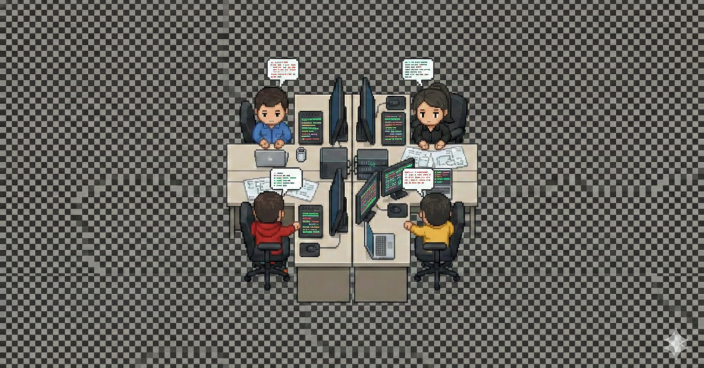
#> input picture teammaker-classic/desk_working.png, 1408 x 736 px, given as the content of the folder -company/company-hq/ui/public/assets/pokemon_assets/Tilesets, which was not available (shown at 1/2 size)
$ python slice_tilesets.py
#> lines starting #> are read from the running program, lines starting #| are printed output that depends on the picture; pictures that were not available may be replaced by others from this repository, and a replacement may not be noted
#!/usr/bin/env python3
"""
Pokemon tileset slicer — reusable tool.
- Slices 32x32 tiles from all PNGs in ROOT/Tilesets/
- Skips fully transparent tiles
- Dedupes by content hash within sheet
- Generates composite (multi-tile object) extraction via connected components
- Creates grid-overlay preview (3x scale, row,col labels)

Usage: python3 slice_tilesets.py [--root PATH]
"""
import os, json, hashlib, argparse
from PIL import Image, ImageDraw, ImageFont
import numpy as np
from scipy.ndimage import label as cclabel

TILE = 32

def slice_individual(src_dir, out_dir):
    os.makedirs(out_dir, exist_ok=True)
    total = 0
    for fname in sorted(os.listdir(src_dir)):
        if not fname.lower().endswith(('.png','.jpg')): continue
        im = Image.open(os.path.join(src_dir, fname)).convert('RGBA')
#> im is the input picture: PIL image 1408x736 RGBA; mean R, G, B, A 100.5, 99.1, 94, 255
        w, h = im.size
#> w = 1408; h = 736
        cols, rows = w // TILE, h // TILE
#> cols = 44; rows = 23
        if cols == 0 or rows == 0: continue
        stem = os.path.splitext(fname)[0]
        d = os.path.join(out_dir, stem)
        os.makedirs(d, exist_ok=True)
        seen = set(); tiles = []
        for r in range(rows):
            for c in range(cols):
                tile = im.crop((c*TILE, r*TILE, (c+1)*TILE, (r+1)*TILE))
                if tile.getchannel('A').getextrema() == (0,0): continue
                hb = hashlib.md5(tile.tobytes()).hexdigest()[:10]
                if hb in seen: continue
                seen.add(hb)
                name = f'r{r:03d}_c{c:02d}.png'
                tile.save(os.path.join(d, name), optimize=True)
                tiles.append({'row':r,'col':c,'file':name,'hash':hb})
#> this loop made 23 passes
#> pass 1, in slice_individual, `tile.save(os.path.join(d, name), optimize=True)`:
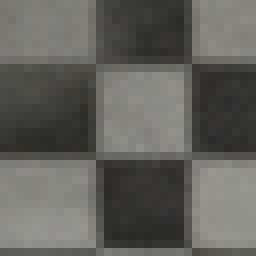
#> saved as r000_c00.png: PIL image 32x32 RGBA (shown 8 times larger); mean R, G, B, A 98.5, 97.3, 91.6, 255
#> pass 1, in slice_individual, `tile.save(os.path.join(d, name), optimize=True)`:
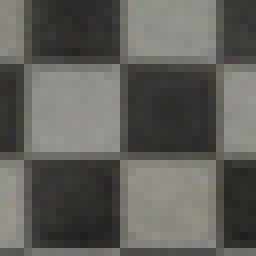
#> saved as r000_c01.png: PIL image 32x32 RGBA (shown 8 times larger); mean R, G, B, A 96.4, 94.9, 90, 255
#> pass 1, in slice_individual, `tile.save(os.path.join(d, name), optimize=True)`:
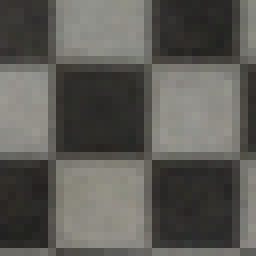
#> saved as r000_c02.png: PIL image 32x32 RGBA (shown 8 times larger); mean R, G, B, A 93, 91.7, 86.8, 255
#> pass 1, in slice_individual, `tile.save(os.path.join(d, name), optimize=True)`:
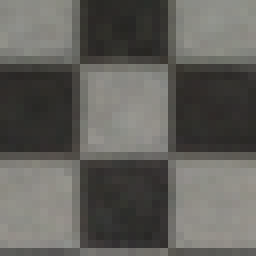
#> saved as r000_c03.png: PIL image 32x32 RGBA (shown 8 times larger); mean R, G, B, A 97.6, 96.3, 91.7, 255
#> after the loop:
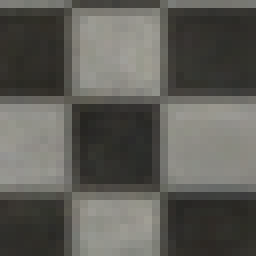
#> tile: PIL image 32x32 RGBA (shown 8 times larger); mean R, G, B, A 94.1, 93, 87.4, 255
#> after the loop, seen = 1012 items; tiles = 1012 items
        with open(os.path.join(d,'_meta.json'),'w',encoding='utf-8') as f:
            json.dump({'source':fname,'width':w,'height':h,'tile_size':TILE,'tiles':tiles}, f, ensure_ascii=False, indent=2)
        total += len(tiles)
#> total = 1012
#|   → 1012 tiles
    return total

def extract_composites(src_dir, out_dir):
    os.makedirs(out_dir, exist_ok=True)
    total = 0
    for fname in sorted(os.listdir(src_dir)):
        if not fname.lower().endswith(('.png','.jpg')): continue
        im = Image.open(os.path.join(src_dir, fname)).convert('RGBA')
        arr = np.array(im)
        mask = arr[:,:,3] > 0
#> mask: shape (736, 1408) bool; every value is 1
        lbl, n = cclabel(mask, structure=np.ones((3,3)))
#> lbl: shape (736, 1408) int32; every value is 1
#> n = 1
        stem = os.path.splitext(fname)[0]
        d = os.path.join(out_dir, stem)
        os.makedirs(d, exist_ok=True)
        objs = []
        for i in range(1, n+1):
            ys, xs = np.where(lbl == i)
            y0,y1 = int(ys.min()), int(ys.max())+1
            x0,x1 = int(xs.min()), int(xs.max())+1
            if y1-y0 < 8 or x1-x0 < 8: continue
            if y1-y0 > TILE*8 or x1-x0 > TILE*8: continue
            sx0 = (x0//TILE)*TILE; sy0 = (y0//TILE)*TILE
            sx1 = ((x1+TILE-1)//TILE)*TILE; sy1 = ((y1+TILE-1)//TILE)*TILE
            crop = im.crop((sx0,sy0,sx1,sy1))
            tw = (sx1-sx0)//TILE; th = (sy1-sy0)//TILE
            name = f'obj_r{sy0//TILE:03d}_c{sx0//TILE:02d}_{th}x{tw}.png'
            crop.save(os.path.join(d, name), optimize=True)
            objs.append({'file':name,'row':sy0//TILE,'col':sx0//TILE,'h':th,'w':tw})
#> this loop made 1 pass
#> (y0, y1, x0, x1) on pass 1: (0, 736, 0, 1408)
#> after the loop, objs = []
        with open(os.path.join(d,'_meta.json'),'w',encoding='utf-8') as f:
            json.dump({'source':fname,'objects':objs}, f, ensure_ascii=False, indent=2)
        total += len(objs)
#> total = 0
#|   → 0 composites
    return total

def make_grid_preview(src_dir, out_dir, scale=3, max_height=4000):
#> called with scale = 3, max_height = 4000
    os.makedirs(out_dir, exist_ok=True)
    font = None
    for fp in ['/System/Library/Fonts/Supplemental/Arial.ttf']:
        if os.path.exists(fp):
            try: font = ImageFont.truetype(fp, 18); break
            except: pass
    if font is None: font = ImageFont.load_default()
    total = 0
    for fname in sorted(os.listdir(src_dir)):
        if not fname.lower().endswith(('.png','.jpg')): continue
        im = Image.open(os.path.join(src_dir, fname)).convert('RGBA')
        w, h = im.size
#> w = 1408; h = 736
        if h > max_height: im = im.crop((0,0,w,max_height)); w,h = im.size
        cols, rows = w // TILE, h // TILE
#> cols = 44; rows = 23
        big = im.resize((w*scale, h*scale), Image.NEAREST)
        draw = ImageDraw.Draw(big)
        T = TILE * scale
        for c in range(cols+1): draw.line([(c*T,0),(c*T,h*scale)], fill=(255,0,255,180), width=1)
        for r in range(rows+1): draw.line([(0,r*T),(w*scale,r*T)], fill=(255,0,255,180), width=1)
        for r in range(rows):
            for c in range(cols):
                draw.text((c*T+2, r*T+2), f'{r},{c}', fill=(0,255,255,255), font=font, stroke_width=2, stroke_fill=(0,0,0,255))
        stem = os.path.splitext(fname)[0]
        big.save(os.path.join(out_dir, f'{stem}_grid.png'), optimize=True)
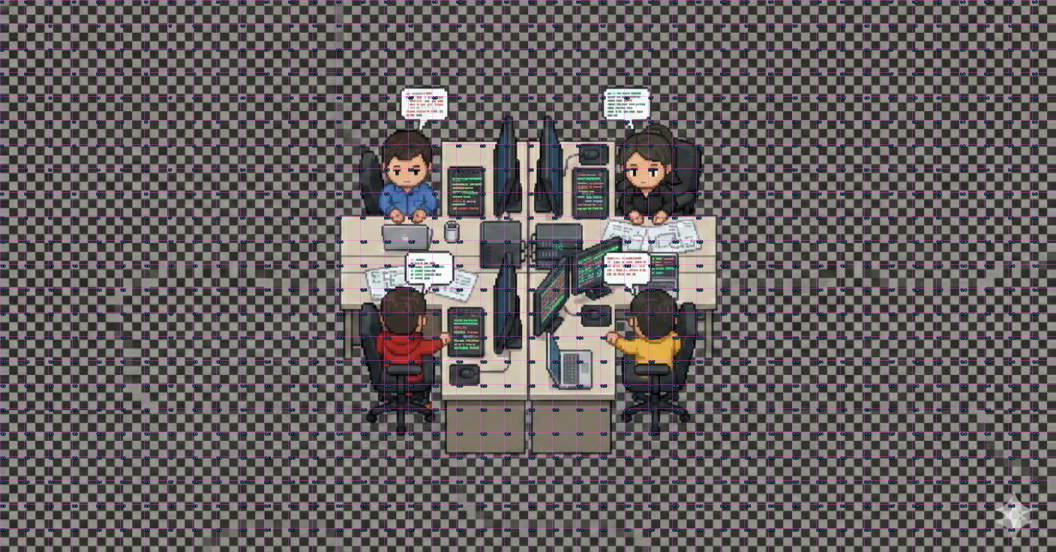
#> saved as desk_working_grid.png: PIL image 4224x2208 RGBA (shown at 1/4 size); mean R, G, B, A 100.9, 95.7, 96, 253.5; transparent parts drawn white
        total += 1
    return total

if __name__ == '__main__':
    ap = argparse.ArgumentParser()
    ap.add_argument('--root', default='/Users/600mac/Developer/my-company/company-hq/ui/public/assets/pokemon_assets')
    args = ap.parse_args()
    src = os.path.join(args.root, 'Tilesets')
    print(f'[1/3] Slicing 32x32 tiles...')
    t1 = slice_individual(src, os.path.join(args.root, 'sliced'))
    print(f'  → {t1} tiles')
    print(f'[2/3] Extracting composite objects...')
    t2 = extract_composites(src, os.path.join(args.root, 'composites'))
    print(f'  → {t2} composites')
    print(f'[3/3] Generating grid previews...')
    t3 = make_grid_preview(src, os.path.join(args.root, 'sliced_preview'))
    print(f'  → {t3} previews')
#|   → 1 previews
    print('DONE')
